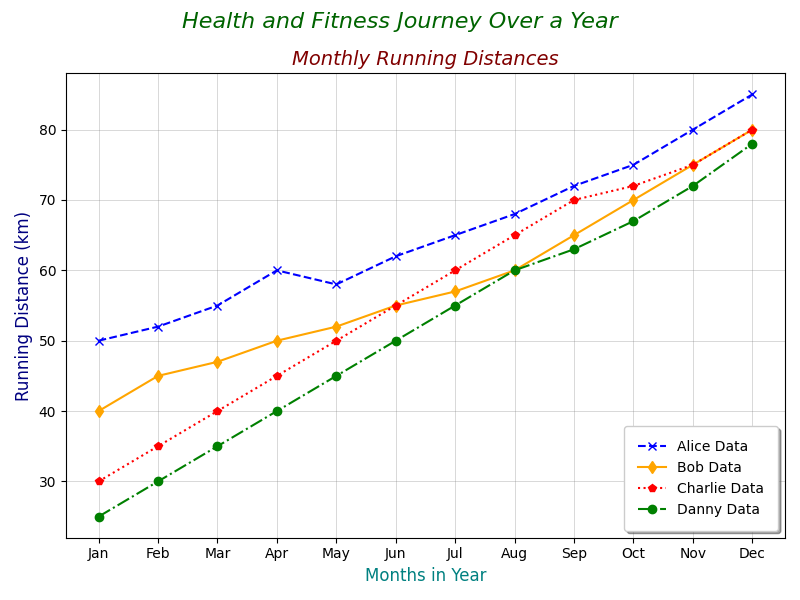

The Python source for this figure:
import matplotlib.pyplot as plt
import numpy as np

months = np.array(['Jan', 'Feb', 'Mar', 'Apr', 'May', 'Jun', 'Jul', 'Aug', 'Sep', 'Oct', 'Nov', 'Dec'])

alice_running = [50, 52, 55, 60, 58, 62, 65, 68, 72, 75, 80, 85]
bob_running = [40, 45, 47, 50, 52, 55, 57, 60, 65, 70, 75, 80]
charlie_running = [30, 35, 40, 45, 50, 55, 60, 65, 70, 72, 75, 80]
danny_running = [25, 30, 35, 40, 45, 50, 55, 60, 63, 67, 72, 78]  # New data series for Danny

fig, ax1 = plt.subplots(figsize=(8, 6))
fig.suptitle('Health and Fitness Journey Over a Year', fontsize=16, style='italic', color='darkgreen')

ax1.plot(months, alice_running, marker='x', linestyle='--', color='blue', label='Alice Data')
ax1.plot(months, bob_running, marker='d', linestyle='-', color='orange', label='Bob Data')
ax1.plot(months, charlie_running, marker='p', linestyle=':', color='red', label='Charlie Data')
ax1.plot(months, danny_running, marker='o', linestyle='-.', color='green', label='Danny Data')  # Plotting Danny's data

ax1.set_title('Monthly Running Distances', fontsize=14, style='oblique', color='maroon')
ax1.set_xlabel('Months in Year', fontsize=12, color='teal')
ax1.set_ylabel('Running Distance (km)', fontsize=12, color='navy')
ax1.grid(color='gray', linestyle='-', linewidth=0.7, alpha=0.3)
ax1.legend(loc='lower right', fontsize=10, frameon=True, shadow=True, borderpad=1)

plt.tight_layout()
plt.show()
